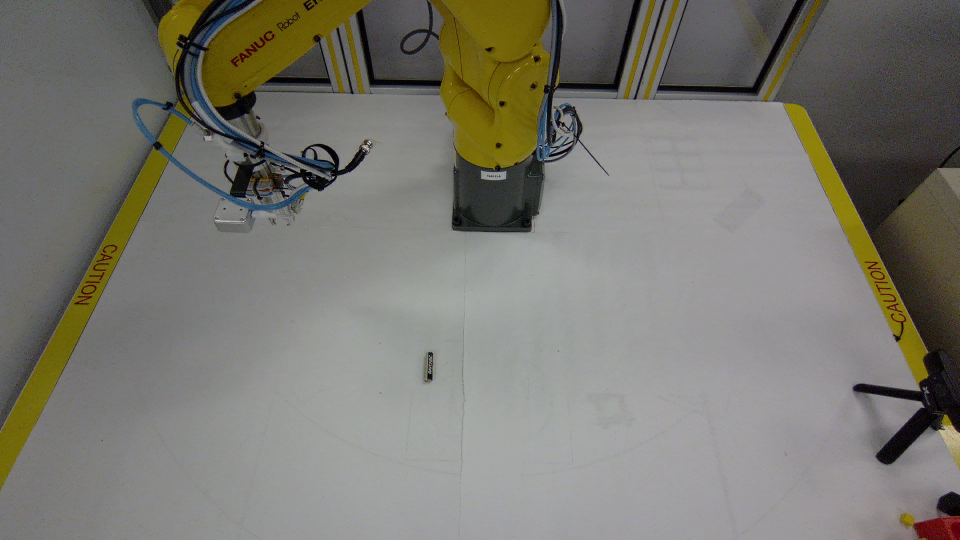
#> input picture PhysicalAI-Hackathon-2026/debug_samples/20261027-152847_r2_look0_raw.png, 1920 x 1080 px (shown at 1/2 size)
$ python -i cube_vision.py   (imports and definitions only)
#> lines starting #> are read from the running program, lines starting #| are printed output that depends on the picture; after the words box and inside, x2 and y2 are one past the last pixel; in counts of white or black regions, pixels touching at a corner belong together
### PhysicalAI-Hackathon-2026/calibration/geometry.py
"""Camera geometry for the cell (numpy only): base-frame points <-> pixels with the real cameras' calibration.

    from calibration.geometry import load, project, pixel_to_base
    cams = load()
    uv = project(cams["table"], [[0.42, -0.10, -0.005]])          # base metres -> pixels
    xyz = pixel_to_base(cams["table"], (960, 540), z=-0.0051)      # pixel -> point on the plane z (base metres)
    pts = depth_to_base(cams["table_depth"], obs["depth"]["table"])  # depth image (mm) -> (N, 3) base metres
    pts = depth_to_base(cams["wrist_depth"], obs["depth"]["wrist"], joints=obs["joints"])  # the wrist moves: needs the joints

UF0 (the frame of obs["tcp_pose"] and "tcp" actions) is the base frame shifted down 330 mm: x, y equal, z_uf0 = z_base - 330 mm.
"""
from __future__ import annotations

import json
from pathlib import Path

import numpy as np

HERE = Path(__file__).resolve().parent
SURFACE_Z = -0.0051  # the work surface in the robot base frame (m)
UF0_Z_MM = -330.0


# The ER-4iA's joint chain (the twin's convention, the one obs["joints"] uses): translate in the parent frame, then
# rotate about the axis. The last frame is the flange (J6_link: wrist centre, tool along +x).
CHAIN = [((0.0, 0.0, 0.33), "z", +1), ((0.0, 0.0, 0.00), "y", +1), ((0.0, 0.0, 0.26), "y", -1),
         ((0.0, 0.0, 0.02), "x", -1), ((0.29, 0.0, 0.0), "y", -1), ((0.0, 0.0, 0.00), "x", -1)]


# [15 lines left out: functions _rot, flange_pose, not called in this run]


def load(path: Path = HERE / "cameras.json") -> dict:
    """The cameras: "table", "side", "wrist" (colour) and "table_depth" (the table camera's depth stream)."""
    raw = json.loads(Path(path).read_text())
#> (reads PhysicalAI-Hackathon-2026/calibration/cameras.json from the repository)
    cams = {}
    for k, v in raw.items():
        if not isinstance(v, dict):
            continue
        cam = {"T": np.array(v.get("T_base_cam", v.get("T_flange_cam"))), "fx": v["fx"], "size": tuple(v["size"]),
               "frame": "base" if "T_base_cam" in v else "flange"}
        if "cx" in v:  # a depth stream: pinhole with its own principal point, no distortion
            cam |= {"fy": v["fy"], "cx": v["cx"], "cy": v["cy"], "depth": True}
        else:
            cam |= {"k1": v["k1"]}
        cams[k] = cam
    return cams


# [29 lines left out: functions project, depth_to_base, not called in this run]


def pixel_to_base(cam: dict, uv, z: float = SURFACE_Z) -> np.ndarray:
    """A pixel of a fixed camera (table, side) -> the base-frame point where its ray meets the plane z (m)."""
    if cam.get("depth"):
        raise ValueError("for the depth stream use depth_to_base")
    if cam["frame"] != "base":
        raise ValueError("pixel_to_base needs a fixed camera; for the wrist compose T_flange_cam with the joints' FK")
    w, h = cam["size"]
    xd, yd = (uv[0] - w / 2) / cam["fx"], (uv[1] - h / 2) / cam["fx"]
    x, y = xd, yd
    for _ in range(10):
        d = 1 + cam["k1"] * (x * x + y * y)
        x, y = xd / d, yd / d
    ray = cam["T"][:3, :3] @ np.array([x, y, 1.0])
    o = cam["T"][:3, 3]
    return o + ray * (z - o[2]) / ray[2]

### PhysicalAI-Hackathon-2026/cube_vision.py
"""Find small coloured cubes on the work surface with the table camera (numpy + OpenCV only).

    from cube_vision import detect_cubes
    cubes = detect_cubes(obs["images"]["table"])   # [{"colour", "xy_mm", "yaw_deg", "iou", "px"}, ...]

Pipeline: HSV colour gate -> connected components -> keep blobs whose area matches a cube's projected size at that
spot -> fit the cube's projected 3D silhouette (x, y, yaw) to the blob. The fit models the side faces the camera
sees, so the result is the cube's centre, not the blob centroid (which leans toward the camera).

Positions are x, y in mm in UF0 (= the base frame's x, y), the frame of obs["tcp_pose"] and placement.yaml.
Yaw is in degrees in (-45, 45]: a square looks the same every 90 degrees.
"""
from __future__ import annotations

import cv2
import numpy as np

from calibration.geometry import SURFACE_Z, depth_to_base, flange_pose, load, pixel_to_base, project

# Hue (OpenCV 0-179), minimum saturation and value. Starting points from the v0.5 twin; retune on real frames.
COLOUR_GATES = {
    "yellow": {"hue": [(14, 42)], "s": 65, "v": 45},
    "blue": {"hue": [(95, 135)], "s": 55, "v": 35},
    "red": {"hue": [(0, 10), (170, 179)], "s": 70, "v": 40},
}
# Minimum silhouette fit to accept a blob. Yellow is strict: the gripper's brass connectors pass the yellow gate.
# Blue and red have no such look-alike on the cell, and a real blue cube on the table fitted only 0.48 at 1920x1080.
# False = what ran on 26 Oct, when the open-vocabulary detector grasped cubes (the saturated-or-dark mask only). True adds the
# shadow-aware object_mask, built later for grey objects such as batteries (policy_battery_experiments.py).
USE_OBJECT_MASK = False
ANY_SAT, ANY_DARK = 55, 130  # colour_mask("any"): saturation or darkness that the white table never reaches
# Measured from the table camera a 10 mm cube is 12.6-17 mm across (its side faces and shadow count): median 15.4, aspect <= 1.46.
ELONGATED_ASPECT = 1.6   # long/short side from which an object has one right way round for the jaws
MAX_GRASP_SHORT_MM = 26.0  # a measured short side wider than this will not fit the ~12 mm jaws. 27 real cubes measured 12-19.7 mm
# (median 15.8) with object_mask at dist 30. Lying AA batteries (14.5 mm) measured 20-24 mm in table_blobs and the fingers went
# below the top of one without a fault (27 Oct), so the limit is 26, not the 22 that would have refused half of them
MIN_IOU = {"yellow": 0.62, "blue": 0.40, "red": 0.40}  # yellow was 0.75: a plain yellow cube scores 0.67-0.74 and was never picked (30 Oct)
BIN_MID_M = 0.025  # half the bin's wall height: where the yellow blob's centroid is
CUBE_EDGE_M = 0.010
REACH_MM = 540.0  # stay inside the ~550 mm reach the cell enforces
TCP_BOX_XY = ((150.0, 650.0), (-450.0, 450.0))


def square_yaw(deg: float) -> float:
    return (float(deg) + 45.0) % 90.0 - 45.0


# [30 lines left out: functions colour_mask, cube_corners, silhouette_px, _fill, not called in this run]


def top_face_px(cam: dict, xy_m, yaw_deg: float, scale: float, edge: float = CUBE_EDGE_M) -> np.ndarray:
    """The cube's top face, projected, in image pixels."""
    return project(cam, cube_corners(xy_m, yaw_deg, edge)[4:]) / scale


# [7 lines left out: function bright_part, not called in this run]


TOP_WEIGHT = 1.0  # how much the top face counts against the whole silhouette in the fit


# [81 lines left out: functions fit_pose, detect_cubes, not called in this run]


LAST_BIN_YAW = [0.0]  # the last detected bin's angle in UF0 (deg, mod 90), set by detect_bin


# [50 lines left out: functions detect_bin, object_mask, not called in this run]


def table_blobs(rgb: np.ndarray, cams: dict | None = None, dist: float = 24.0, height_mm: float = 8.0,
                max_short: float = 30.0, max_long: float = 70.0) -> list[dict]:
    """Everything on the table that is not the table, whatever it is: blobs whose Lab colour differs from the local table
    colour (a big median blur at quarter resolution, so uneven light does not matter). Each is returned like
    objects_from_detections' targets, with colour "any" and a score of 0; only blobs a gripper could plausibly hold
    (a few mm to ~40 mm) inside the arm's reach come back."""
    cams = cams or load()
    cam = cams["table"]
    H, W = rgb.shape[:2]
#> H = 1080; W = 1920
    scale = cam["size"][0] / W
#> scale = 1
    q = cv2.resize(cv2.cvtColor(rgb, cv2.COLOR_RGB2LAB), (W // 4, H // 4), interpolation=cv2.INTER_AREA)
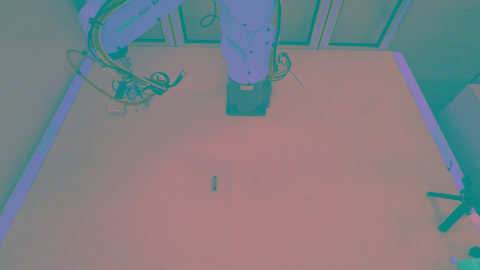
#> q: shape (270, 480, 3); mean R, G, B 128.6, 127.8, 132.3
    bg = cv2.medianBlur(q, 31)  # 31 px at quarter size ~ 120 px: wider than any object, so the blur is just the table
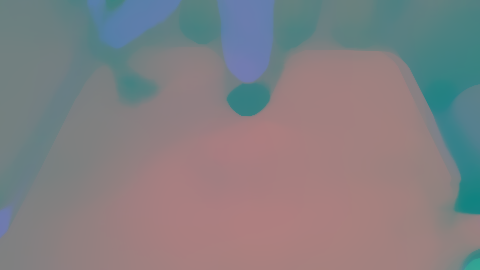
#> bg: shape (270, 480, 3); mean R, G, B 131.5, 127.8, 131
    diff = np.linalg.norm(q.astype(np.float32) - bg.astype(np.float32), axis=2)
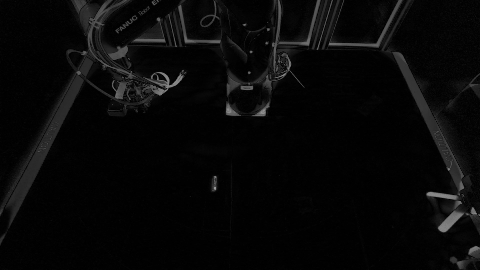
#> diff: shape (270, 480) float32; min 0, max 154, mean 8.4
    diff_full = cv2.resize(diff, (W, H), interpolation=cv2.INTER_NEAREST)
    mask = (diff_full > dist).astype(np.uint8)
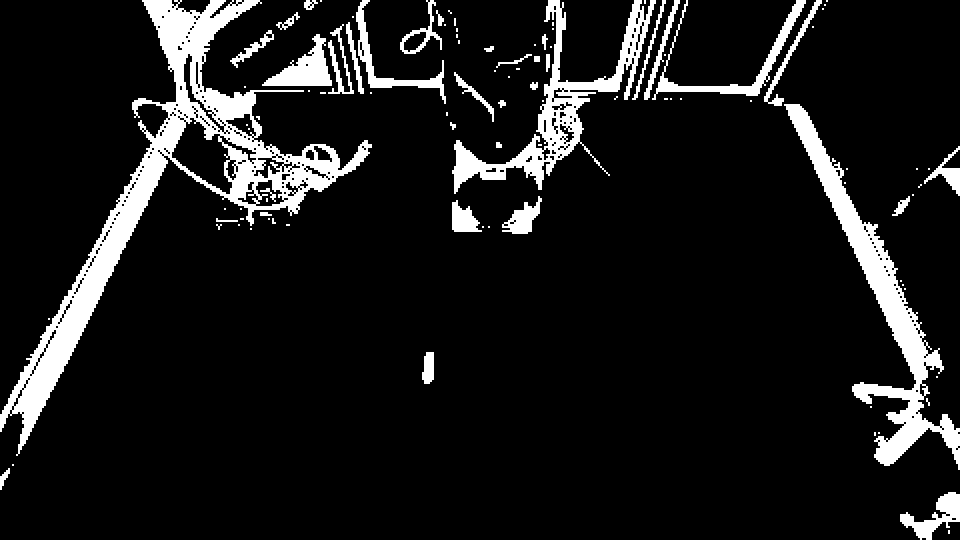
#> mask: shape (1080, 1920) (shown at 1/2 size); values 0 (black) and 1 (white), 10.3% white; 101 white regions (42 under 20 px), largest, box (x1, y1, x2, y2) and area: (0, 0, 744, 912) 89776, (1568, 208, 1920, 940) 41456, (904, 0, 1312, 388) 28672
    mask = cv2.morphologyEx(mask, cv2.MORPH_OPEN, np.ones((3, 3), np.uint8))
    n, labels, stats, cents = cv2.connectedComponentsWithStats(mask, connectivity=8)
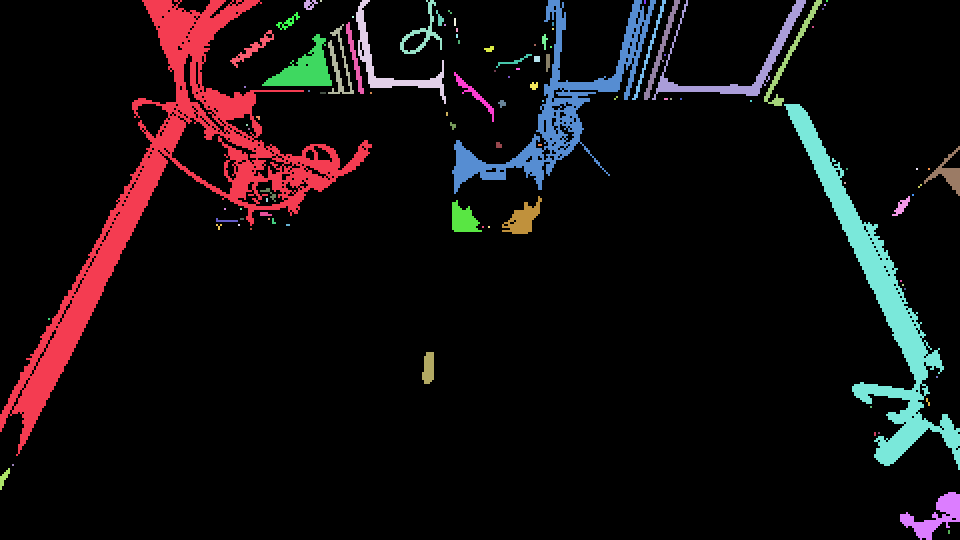
#> labels: shape (1080, 1920) int32 (shown at 1/2 size); 102 distinct labels, from 0 to 101; one colour per label, 0 black
#> n = 102; stats = 102 rows, first 6: [0, 0, 1920, 1080, 1860944], [0, 0, 744, 912, 89776], [608, 0, 28, 20, 336], [640, 0, 4, 4, 16], [712, 0, 180, 208, 5472], [800, 0, 84, 108, 1968]; cents = 102 pairs, first value 7.83 to 1897.5, second value 1.5 to 1063.5
    z = SURFACE_Z + height_mm / 1000
    out = []
    for i in range(1, n):
        x0, y0, w, h, area = stats[i]
        if area < 30:
            continue
        c = cents[i] * scale
        a = pixel_to_base(cam, tuple(c), z=z)[:2] * 1000
        b = pixel_to_base(cam, tuple(c + [10, 0]), z=z)[:2] * 1000
        mm_px = np.hypot(*(b - a)) / 10
        pts = np.column_stack(np.nonzero(labels[y0:y0 + h, x0:x0 + w] == i))[:, ::-1].astype(np.float32)
        (_, _), (rw, rh), ang = cv2.minAreaRect(pts)
        if rw < rh:
            ang, rw, rh = ang + 90.0, rh, rw
        long_mm, short_mm = float(rw * mm_px * scale), float(rh * mm_px * scale)
        if not (4 <= short_mm <= max_short and long_mm <= max_long):  # only the short side has to fit the jaws; the bin is dropped by position
            continue
        xy = a
        if not (TCP_BOX_XY[0][0] <= xy[0] <= TCP_BOX_XY[0][1] and TCP_BOX_XY[1][0] <= xy[1] <= TCP_BOX_XY[1][1]
                and np.hypot(*xy) <= REACH_MM):
            continue
        t = np.radians(ang)
        u_im = np.array([np.cos(t), np.sin(t)])
        rel = pts - np.array(cents[i] - [x0, y0], np.float32)
        along, across = rel @ u_im, rel @ np.array([-u_im[1], u_im[0]])
        wide = [float(np.ptp(across[m])) if m.sum() > 5 else 0.0 for m in (along > 0, along <= 0)]  # the head end is the wider half
        p1 = pixel_to_base(cam, tuple(c + 20 * np.array([np.cos(t), np.sin(t)])), z=z)[:2] * 1000
        axis = (np.degrees(np.arctan2(p1[1] - a[1], p1[0] - a[0])) + 90.0) % 180.0 - 90.0
        elongated = long_mm / max(short_mm, 1e-6) >= ELONGATED_ASPECT
        contrast = float(diff_full[y0:y0 + h, x0:x0 + w][labels[y0:y0 + h, x0:x0 + w] == i].mean())  # a pencil mark is faint
        out.append({"colour": "any", "label": "table blob", "contrast": contrast, "xy_mm": (float(xy[0]), float(xy[1])),
                    "yaw_deg": float(axis if elongated else square_yaw(axis)), "iou": 0.0, "px": (float(c[0]), float(c[1])),
                    "size_mm": (long_mm, short_mm), "long_mm": long_mm, "short_mm": short_mm, "elongated": bool(elongated),
                    "area_px": int(area), "head_sign": (1.0 if wide[0] >= wide[1] else -1.0), "head_dir": ((p1 - a) / max(np.hypot(*(p1 - a)), 1e-6)).tolist()})
#> this loop made 101 passes
#> (x0, y0, area, c) on passes 1, 4, 5, 6, 8, 9, 10, 11, 17, 20, 22: (0, 0, 89776, [340, 373.2]), (712, 0, 5472, [778.4, 126]), (800, 0, 1968, [844.7, 66.41]), (904, 0, 28672, [1118.6, 213.5]), (1264, 0, 1296, [1298.7, 99.92]), (1288, 0, 2096, [1322.5, 98.94]), (1304, 0, 7616, [1474, 126.5]), (1528, 0, 2672, [1580.4, 112.7]), (552, 24, 496, [576.3, 43.69]), (692, 44, 1328, [709.1, 117.2]), (656, 48, 2096, [678.4, 129])
#> (x0, y0, area, c) on passes 2, 7, 15, 16, 19, 21: (608, 0, 336, [619, 8.74]), (1288, 0, 32, [1289.5, 3.5]), (872, 20, 240, [879.4, 38.03]), (896, 20, 32, [899.5, 23.5]), (908, 36, 64, [909.5, 43.5]), (1104, 44, 32, [1105.5, 47.5])
    return out


# [81 lines left out: functions blob_colour, objects_from_detections, draw, not called in this run]


# WRIST_SHIFT="2.3,13.4": the wrist camera's calibration error on 27 Oct, in the flange's own frame (mm: along, across the jaws). Two independent fits
# of the wrist-vs-table gap over that day's picks gave (+2.3, +13.4) and (+1.8, +12.7); a constant in the robot's frame fitted worse (6.7 mm
# against 3.7 mm), and the gap turns with the wrist angle. wrist_locate subtracts it, turned by the wrist angle R = J1 + J6. Off unless set.
_ws = [float(v) for v in __import__("os").environ.get("WRIST_SHIFT", "").replace(",", " ").split()]
WRIST_SHIFT = tuple(_ws[:2]) if len(_ws) >= 2 else None


# [45 lines left out: function wrist_locate_depth, not called in this run]


BIN_TOP_M = 0.050  # the bin's rim above the table: what the wrist camera sees outlined from above


# [39 lines left out: function wrist_locate_bin, not called in this run]


def wrist_r_deg(joints) -> float:
    """The tool's rotation R (deg, what obs["tcp_pose"] reports) from the joints: R = J1 + J6 on this cell."""
    return float(joints[0]) + float(joints[5])


# [50 lines left out: function wrist_locate, not called in this run]

>>> import cv2
>>> picture = cv2.cvtColor(cv2.imread('debug_samples/20261027-152847_r2_look0_raw.png'), cv2.COLOR_BGR2RGB)
>>> result = table_blobs(picture)
